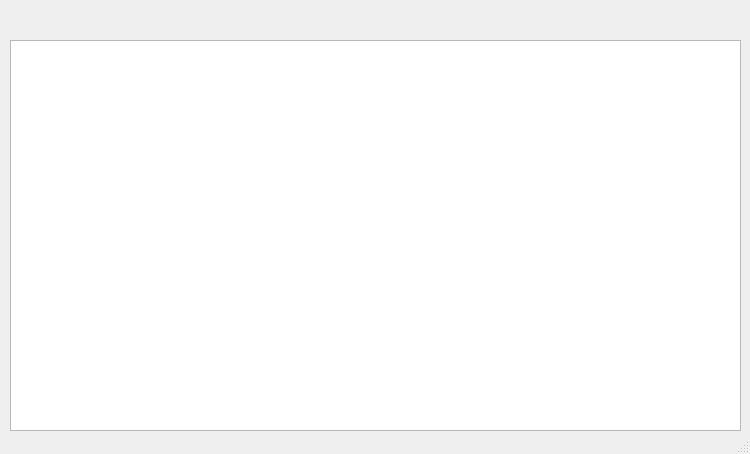
<?xml version="1.0" encoding="UTF-8"?>
<ui version="4.0">
 <class>MainWindow</class>
 <widget class="QMainWindow" name="MainWindow">
  <property name="geometry">
   <rect>
    <x>0</x>
    <y>0</y>
    <width>750</width>
    <height>454</height>
   </rect>
  </property>
  <property name="windowTitle">
   <string>Espresso</string>
  </property>
  <widget class="QWidget" name="centralwidget">
   <widget class="QTableWidget" name="tableWidget">
    <property name="geometry">
     <rect>
      <x>10</x>
      <y>40</y>
      <width>731</width>
      <height>391</height>
     </rect>
    </property>
   </widget>
  </widget>
  <widget class="QStatusBar" name="statusbar"/>
 </widget>
 <resources/>
 <connections/>
</ui>
